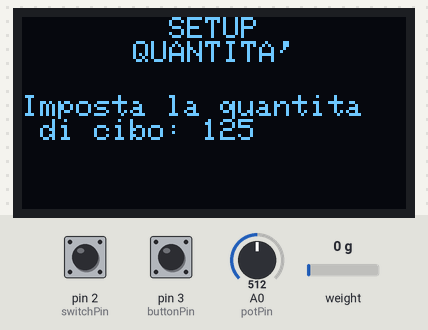
Bench run of a program on a simulated Arduino Uno, built with avr-gcc and run on an emulated ATmega328P. Shown: 128×64 one-colour display. The test bench sets the inputs (shaded band); at power-on: pin 2 (switchPin) HIGH, pin 3 (buttonPin) HIGH, A0 (potPin) = 512, weight on the scale 0 g. The local clock reads 2024-03-15 10:24:30 at power-on unless the program sets it; what the program prints to the serial monitor is not drawn.

Above: at 2.2 s.
2.3 s: pin 2 (switchPin) pulled LOW for 1 s
At 2.9 s:
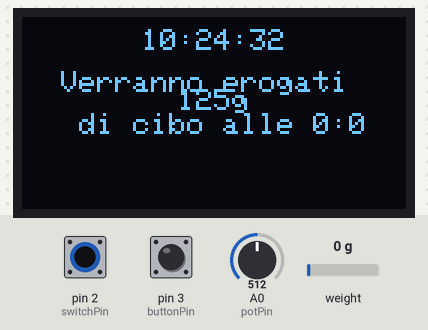
4.8 s: pin 3 (buttonPin) pulled LOW for 0.15 s
At 5.7 s:
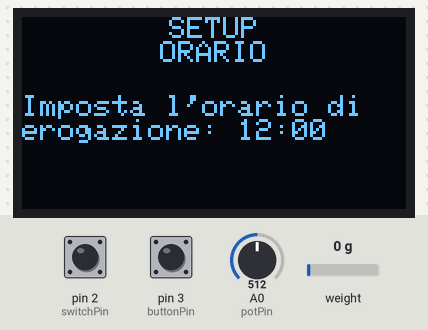
6.5 s: pin 2 (switchPin) pulled LOW for 0.15 s
At 6.62 s:
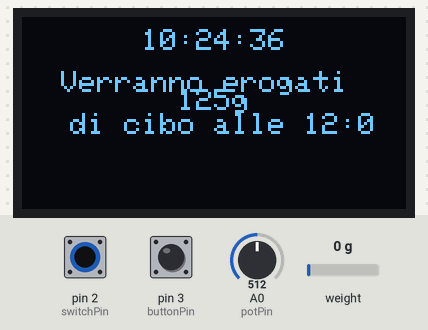
8.2 s: A0 (potPin) set to 716
At 8.8 s:
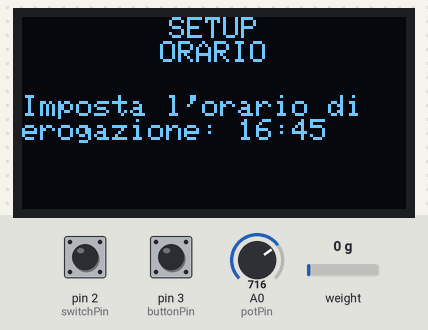
9.7 s: pin 3 (buttonPin) pulled LOW for 1 s
At 11.2 s:
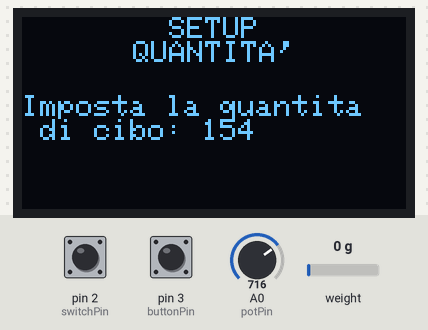
12.3 s: A0 (potPin) set to 0
At 13.6 s:
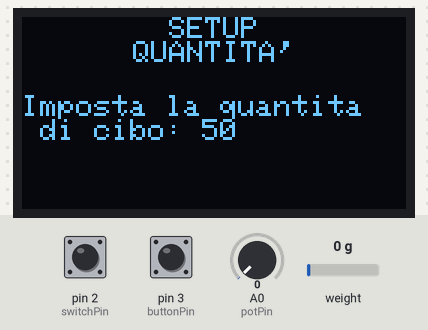
Timing chart, 0 to 14.8 s (numbered marks = the images above; inputs shaded):
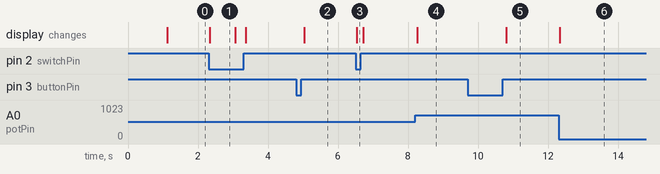

Measured:
- after the input at 2.3 s, the display: changes at once (image 1)
- after the input at 4.8 s, the display: changes after 0.24 s (image 2)
- after the input at 6.5 s, the display: changes at once (image 3)
- after the input at 8.2 s, the display: changes after 0.06 s (image 4)
- after the input at 9.7 s, the display: changes after 1.1 s (image 5)
- after the input at 12.3 s, the display: changes at once (image 6)

The program:

main.cpp
```cpp
// Librerie per il display
#include <Wire.h>
#include <Adafruit_GFX.h>
#include <Adafruit_SSD1306.h>
#include <Arduino.h>
#include <HX711.h>
#include <RTClib.h>
#include <Stepper.h>
// #include <Servo.h>

/** */
#define SCREEN_WIDTH 128
#define SCREEN_HEIGHT 64

// Creo un oggetto display. Vengono impostate le grandezze del display,
//  viene inizializzata la libreria per comunicare tramite il bus I2C
Adafruit_SSD1306 display(SCREEN_WIDTH, SCREEN_HEIGHT, &Wire, -1);

// Step necessari per effettuare una rotazione completa del motore
const int stepsPerRevolution = 2048;
/** I pin del motore devono essere collegati rispettivamente ai pin IN1-IN3-IN2-IN4 */
Stepper myStepper = Stepper(stepsPerRevolution, 8, 10, 9, 11);

/** Inizializzazione dei pin */
const int potPin = A0;
const int switchPin = 2;
const int buttonPin = 3;
const int data_loadCell = 6;
const int clock_loadCell = 7;

/** Range quantita di cibo erogabile, rispettivamente minimo e massimo */
const int lower = 50;
const int upper = 200;


/** Definizione delle variabili */
int orario[2]; /** orario nel formato hh:mm */
int quantita = lower; /** quantita di cibo da erogare [g] */
const int intervallo = 5; /** Passo con cui viene incrementato/decrementato l'orario (in minuti) */

int buttonValue = 0;      /** Segnale del pulsante */
int lastButtonValue = 0; /** Ultimo segnale letto del pulsante*/
int buttonPushCounter = 0;   /** Contatore che tiene traccia del numero di pressioni del tasto*/


float calibration_factor = 1984.322021; /** Valore di calibrazione per la cella di carico*/
float offset_hx711 = 2321710; /** Offset della cella di carico */
HX711 scale; /** Variabile di istanza per utilizzare il modulo HX711*/


RTC_DS1307 rtc;  /** Variabile di istanza per utilizzare il modulo rtc*/


void setup() {
  Serial.begin(9600); // Inizializza la comunicazione seriale a 9600 bps
  Wire.begin();
  display.begin(SSD1306_SWITCHCAPVCC, 0x3C); // L'indirizzo I2C del display potrebbe essere diverso (0x3C è l'indirizzo più comune)
  display.clearDisplay();
  display.setTextSize(1);
  display.setTextColor(SSD1306_WHITE);

  pinMode(switchPin, INPUT_PULLUP);
  pinMode(buttonPin, INPUT_PULLUP);
  scale.begin(data_loadCell, clock_loadCell);
  scale.set_offset(offset_hx711);
  scale.set_scale(calibration_factor);
  /** Imposta la tara*/
  scale.tare();

  if (! rtc.begin()) {
    Serial.println("Couldn't find RTC");
    Serial.flush();
    while (1) delay(10);
  }
  if (! rtc.isrunning()) {
    rtc.adjust(DateTime(F(__DATE__), F(__TIME__)));
  }
}

/** Restituisce l'offset necessario per centrare la stringa sulle x del display OLED */
int centerDisplay(char s[]){
  return (SCREEN_WIDTH - strlen(s) * 6) / 2;
}

/** Permette di impostare l'orario in cui erogare il cibo tramite il potenziometro.
 Il passo dell'orario è definito dalla variabile `intervallo` (in minuti).
 */
void timeSetup(){
  Serial.println("Time setup");
  int valorePotenziometro = analogRead(potPin);
  int timeValue = map(valorePotenziometro, 0, 1023, 0, 60/intervallo*24);
  orario[0] = timeValue / (60/intervallo);
  orario[1] = (timeValue % (60/intervallo)) * intervallo;

/** Stampa su display **/
  char str[50];
  strcpy(str, "SETUP");
  display.setCursor(centerDisplay(str), 0);
  display.println(str);
  strcpy(str, "ORARIO");
  display.setCursor(centerDisplay(str), 8);
  display.println(str);
  strcpy(str, "Imposta l'orario di \nerogazione: ");
  display.setCursor(centerDisplay(str), 18);
  display.print(str);
  sprintf(str, "%02d:%02d", orario[0], orario[1]);
  display.println(str);

  /** Definisco la variabile orarioErogazione: yyyy/mm/gg, orario[0]:orario[1]:00;  **/
  DateTime orarioErogazione(rtc.now().year(), rtc.now().month(), rtc.now().day(), orario[0], orario[1], 0);
  display.display();
}


/** Permette di impostare la quantità (g) di peso da erogare tramite il potenziometro.
 Il range di valori che assume va da `lower` a `upper`.
 */
void weightSetup(){
  Serial.println("weight setup");
  int valorePotenziometro = analogRead(potPin);
  quantita = map(valorePotenziometro, 0, 1023, lower, upper);

/** Stampa su display **/
  char str[50];
  strcpy(str, "SETUP");
  display.setCursor(centerDisplay(str), 0);
  display.println(str);
  strcpy(str, "QUANTITA'");
  display.setCursor(centerDisplay(str), 8);
  display.println(str);
  strcpy(str, "Imposta la quantita\n di cibo: ");
  display.setCursor(centerDisplay(str), 18);
  display.print(str);
  sprintf(str, "%d", quantita);
  display.println(str);
  display.display();
}

/**
  Modalità che permette di modificare la quantità di cibo da erogare
  e l'orario in cui viene erogato.
  Premendo il pulsante è possibile alternare tra l'impostazione dell'orario e del peso.
*/
void setupMode(){
  buttonValue = digitalRead(buttonPin);
  if (buttonValue != lastButtonValue) {
    if (buttonValue == HIGH) {
      buttonPushCounter++;
    }
    delay(50);
  }
  lastButtonValue = buttonValue;
  if (buttonPushCounter%2==0)
    timeSetup();
  else
    weightSetup();
}

/**
* Restiutuisce true se l'orario impostato corrisponde all'orario attuale
**/
bool checkTime(){ //da togliere e da confrontare con int orario[]
  DateTime time = rtc.now();
  // Serial.println(time.timestamp(DateTime::TIMESTAMP_TIME));
  // if (time.hour() == o[0] && time.minute() == o[1])
  if (time.hour() == orario[0] && time.minute() == orario[1])
    return true;
  return false;
}

/**
 * Eroga il cibo fino a quando non si raggiunge la quantità impostata.
 * Il motore esegue un giro completo in senso orario, poi metà giro in senso orario.
 * Questo viene eseguito per evitare che il cibo rimanga incastrato nel tubo di erogazione.
 *
 */
void eroga(){
  // Serial.println("\t Eroga");
  while (scale.get_units(1) < quantita){
    Serial.print("peso attuale:");
    Serial.println(scale.get_units(1));
   	myStepper.setSpeed(15);
	  myStepper.step(stepsPerRevolution);
    myStepper.setSpeed(15);
	  myStepper.step(-stepsPerRevolution/3);
    delay(100);
  }
  // Aggiungendo questo print non funziona nulla??
  // Serial.println("\tErogazione completata");
  return;
}

/**
 * Stampa sul display l'orario attuale e la quantità di cibo erogata.
 * @param currentTime orario corrente
 */
void printInfo(DateTime currentTime){
    char buffer[50];
/** Conversione dell'orario in stringhe*/
    char hourStr[3];
    char minuteStr[3];
    char secondStr[3];
    itoa(currentTime.hour(), hourStr, 10);
    itoa(currentTime.minute(), minuteStr, 10);
    itoa(currentTime.second(), secondStr, 10);

  /** Costruzione e stampa della stringa dell'orario */
    strcpy(buffer, " ");
    strcat(buffer, hourStr);
    strcat(buffer, ":");
    strcat(buffer, minuteStr);
    strcat(buffer, ":");
    strcat(buffer, secondStr);
    strcat(buffer, "\n");
    display.setCursor(centerDisplay(buffer), 4);
    display.println(buffer);

    /** Stampa la quantità di cibo erogta all'orario impostato*/
    strcpy(buffer, "Verranno erogati ");
    display.setCursor(centerDisplay(buffer), 18);
    display.println(buffer);
    itoa(quantita, buffer, 10);
    strcat(buffer, "g");
    display.setCursor(centerDisplay(buffer), 24);
    display.println(buffer);
    strcpy(buffer, " di cibo alle ");
    strcat(buffer, itoa(orario[0], hourStr, 10));
    strcat(buffer, ":");
    strcat(buffer, itoa(orario[1], minuteStr, 10));
    display.setCursor(centerDisplay(buffer), 32);
    display.println(buffer);

    display.display();
}

/**
 * Metodo di debug per stampare sul monitor seriale le variabili di stato.
 */
void debug() {
  Serial.println("********** DEBUG **********");
  Serial.print("orario: ");
  Serial.print(orario[0]);
  Serial.print(":");
  Serial.println(orario[1]);
  Serial.print("quantita: ");
  Serial.println(quantita);
  Serial.print("buttonPushCounter: ");
  Serial.println(buttonPushCounter);
Serial.print("ButtonValue: ");
  Serial.println(buttonValue);
  Serial.print("switchValue: ");
  Serial.println(digitalRead(switchPin));
  Serial.print("scale.get_units(1): ");
  Serial.println(scale.get_units(1));
  Serial.println("***************************");
  delay(500);
}

void loop() {
  // debug();
   DateTime currentTime = rtc.now();
   display.clearDisplay();
   display.setCursor(0, 0);
  int switchValue = digitalRead(switchPin);
  if (switchValue == HIGH) setupMode();
  else
    printInfo(currentTime);
  if (checkTime())
    eroga();

}
```
